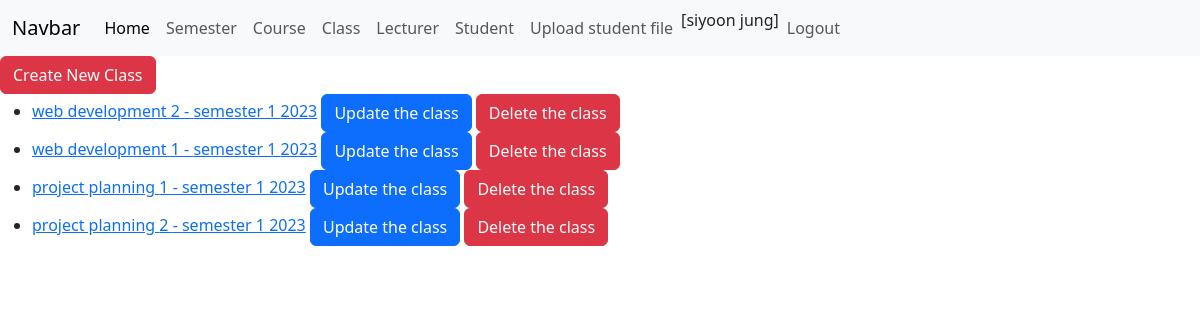
Screenshot of /classes (signed in) with the database file from the repository.
### attendance/models.py (models this page shows, shortened)
class Class(models.Model):
    number = models.CharField(max_length=255)
    course = models.ForeignKey(Course, on_delete=models.CASCADE, related_name='classes')
    enrollments = models.ManyToManyField(Enrollment, null=True, blank=True)
    lecturer = models.ForeignKey(Lecturer, null=True, blank=True, on_delete=models.CASCADE)

class Course(models.Model):
    semester = models.ForeignKey(Semester, on_delete=models.CASCADE, related_name='courses')
    code = models.CharField(max_length=255)
    name = models.CharField(max_length=255)

class Semester(models.Model):
    semester = models.CharField(max_length=255)
    year = models.CharField(max_length=255)

### attendance/views.py (the view)
# urls.py: path("classes", list_classes, name="classes"),
def list_classes(request):
    data = Class.objects.all()
    content = {'classes': data}
    return render(request, "list_classes.html", content)

### attendance/templates/list_classes.html (shortened to what this page needs)
{%  extends "base.html" %}
{%  block content %}
    {% if user.is_authenticated and user.is_staff %}
    <a href="{% url 'create_class' %}" class="btn btn-danger">Create New Class</a>
    <ul>
    {% for class in classes %}
        <li>
            <a href="{% url 'detail_class' id=class.id %}">{{ class.course.name }} {{ class.number }} - {{ class.course.semester.semester }} {{ class.course.semester.year }}</a>
            <a href="{% url 'update_class_view' id=class.id %}" class="btn btn-primary">Update the class</a>
            <a href="{% url 'delete_class_view' id=class.id %}" class="btn btn-danger">Delete the class</a>
        </li>
    {% endfor %}
    </ul>
    {% endif %}
{%  endblock %}

### attendance/templates/base.html (shortened to what this page needs)
<!DOCTYPE html>
<html lang="en">
<head>
<link href="https://cdn.jsdelivr.net/npm/bootstrap@5.3.1/dist/css/bootstrap.min.css" rel="stylesheet">
</head>
<body>
<nav class="navbar navbar-expand-lg bg-body-tertiary">
  <div class="container-fluid">
    <a class="navbar-brand" href="#">Navbar</a>
    <div class="collapse navbar-collapse" id="navbarSupportedContent">
      <ul class="navbar-nav me-auto mb-2 mb-lg-0">
      {% if user.is_authenticated and user.is_staff %}
        <li class="nav-item">
          <a class="nav-link active" aria-current="page" href="{% url 'home' %}">Home</a>
        </li>
        <li class="nav-item">
          <a class="nav-link" href="{% url 'semesters' %}">Semester</a>
        </li>
        <li class="nav-item">
          <a class="nav-link" href="{% url 'courses' %}">Course</a>
        </li>
        <li class="nav-item">
          <a class="nav-link" href="{% url 'classes' %}">Class</a>
        </li>
        <li class="nav-item">
          <a class="nav-link" href="{% url 'lecturers' %}">Lecturer</a>
        </li>
        <li class="nav-item">
          <a class="nav-link" href="{% url 'students' %}">Student</a>
        </li>
        <li class="nav-item">
          <a class="nav-link" href="{% url 'upload_excel' %}">Upload student file</a>
        </li>
      {% endif %}
       <li class="nav-item">
           {% if user.is_authenticated %}
               <li class="nav-item">[{{ user.first_name }} {{ user.last_name }}]</li>
               <li class="nav-item"><a class="nav-link" aria-disabled="true" href="{% url 'logout' %}">Logout</a></li>
           {% endif %}
       </li>
      </ul>
    </div>
  </div>
</nav>
{% block content %}
{% endblock %}
</body>
</html>

### rows the page displays
Class: course.name "web development", number "2", course.semester.semester "semester 1", course.semester.year "2023"
Class: course.name "web development", number "1", course.semester.semester "semester 1", course.semester.year "2023"
Class: course.name "project planning", number "1", course.semester.semester "semester 1", course.semester.year "2023"
Class: course.name "project planning", number "2", course.semester.semester "semester 1", course.semester.year "2023"

### other values shown
{{ user.first_name }} "siyoon"
{{ user.last_name }} "jung"
